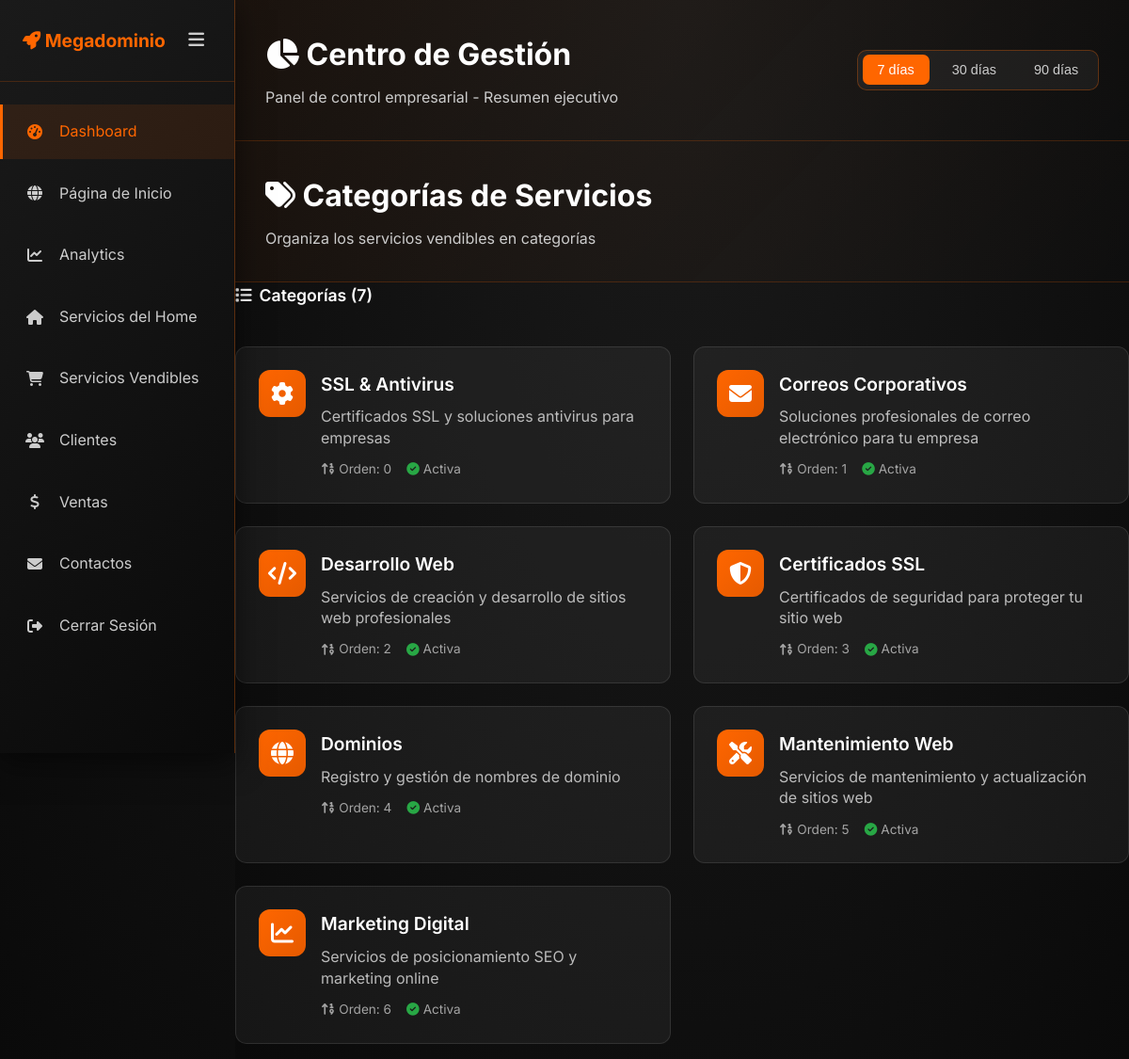
Page /panel/categorias/ (signed in) on the committed database.
### accounts/models.py (models this page shows, shortened)
class ServiceCategory(models.Model):
    name = models.CharField(max_length=100, verbose_name="Nombre")
    slug = models.SlugField(unique=True, verbose_name="Slug")
    description = models.TextField(verbose_name="Descripción")
    icon = models.CharField(max_length=50, default="fas fa-cog", verbose_name="Icono FontAwesome")
    is_active = models.BooleanField(default=True, verbose_name="Activo")
    order = models.IntegerField(default=0, verbose_name="Orden")
    class Meta:
        verbose_name = "Categoría de Servicio"
        verbose_name_plural = "Categorías de Servicios"
        ordering = ['order', 'name']

### adminpanel/views.py (the view)
# urls.py: path('categorias/', views.categorias_list, name='categorias_list'),
def categorias_list(request):
    if not request.user.is_authenticated or not request.user.is_admin():
        return redirect('/accounts/login/')
    from accounts.models import ServiceCategory
    categorias = ServiceCategory.objects.all().order_by('order')
    context = {
        'categorias': categorias,
    }
    return render(request, 'adminpanel/categorias_list.html', context)

### accounts/context_processors.py (called while the page is built)
def cart_context(request):
    cart_items_count = 0
    if request.user.is_authenticated and hasattr(request.user, 'is_client') and request.user.is_client():
        try:
            cart = Cart.objects.get(user=request.user)
            cart_items_count = cart.get_items_count()
        except Cart.DoesNotExist:
            cart_items_count = 0
    return {
        'cart_items_count': cart_items_count
    }

### accounts/models.py (called while the page is built)
    def is_admin(self):
        return self.user_type == 'admin'

    def is_client(self):
        return self.user_type == 'client'

### adminpanel/templates/adminpanel/categorias_list.html (shortened to what this page needs)
{% extends 'adminpanel/dashboard.html' %}
{% load static %}
{% block content %}
<header class="page-header">
    <div>
        <h1><i class="fas fa-tags"></i> Categorías de Servicios</h1>
        <p>Organiza los servicios vendibles en categorías</p>
    </div>
</header>
<div class="card">
            <div class="card-header">
                <h3><i class="fas fa-list"></i> Categorías ({{ categorias.count }})</h3>
            </div>
            <div class="card-body">
                {% if categorias %}
                    <div class="categories-grid">
                        {% for categoria in categorias %}
                            <div class="category-card">
                                <div class="category-header">
                                    <div class="category-icon">
                                        <i class="{{ categoria.icon }}"></i>
                                    </div>
                                    <div class="category-info">
                                        <h4>{{ categoria.name }}</h4>
                                        <p>{{ categoria.description|truncatechars:80 }}</p>
                                        <div class="category-meta">
                                            <span class="meta-item">
                                                <i class="fas fa-sort-numeric-up"></i> Orden: {{ categoria.order }}
                                            </span>
                                            <span class="meta-item">
                                                {% if categoria.is_active %}
                                                    <i class="fas fa-check-circle text-success"></i> Activa
                                                {% else %}
                                                    <i class="fas fa-times-circle text-muted"></i> Inactiva
                                                {% endif %}
                                            </span>
                                        </div>
                                    </div>
                                </div>
                            </div>
                        {% endfor %}
                    </div>
                {% endif %}
            </div>
        </div>
    </main>
{% endblock %}

### static/css/admin-panel.css (style rules this page uses)
* { margin: 0; padding: 0; box-sizing: border-box; }
:root { --primary-color: #ff6600; --primary-light: #ff8533; --primary-dark: #e55a00; --background-dark: #0a0a0a; --background-secondary: #1a1a1a; --background-card: #1e1e1e; --glass-bg: rgba(255, 255, 255, 0.05); --glass-border: rgba(255, 102, 0, 0.3); --text-primary: #ffffff; --text-secondary: #cccccc; --text-muted: #999999; --success-color: #28a745; --danger-color: #dc3545; --warning-color: #ffc107; --info-color: #17a2b8; --purple-color: #6f42c1; --blue-color: #007bff; --green-color: #28a745; --shadow-dark: 0 10px 30px rgba(0, 0, 0, 0.5); --shadow-light: 0 5px 15px rgba(255, 102, 0, 0.2); }
.admin-dashboard { background: radial-gradient(ellipse at top, #1a1a1a 0%, #0a0a0a 100%); min-height: 100vh; font-family: 'Inter', -apple-system, BlinkMacSystemFont, 'Segoe UI', sans-serif; color: var(--text-primary); line-height: 1.6; }
.page-header { display: flex; justify-content: space-between; align-items: center; padding: 2rem; border-bottom: 1px solid rgba(255, 102, 0, 0.2); background: linear-gradient(135deg, rgba(255, 102, 0, 0.05) 0%, transparent 100%); }
.page-header h1 { color: #ffffff; margin: 0 0 0.5rem 0; font-size: 2rem; }
.page-header p { color: #cccccc; margin: 0; font-size: 1rem; }

### adminpanel/templates/adminpanel/categorias_list.html (style rules this page uses)
.categories-grid { display: grid; grid-template-columns: repeat(auto-fill, minmax(350px, 1fr)); gap: 1.5rem; padding: 1rem 0; }
.category-card { background: rgba(255, 255, 255, 0.05); border: 1px solid rgba(255, 255, 255, 0.1); border-radius: 12px; padding: 1.5rem; transition: all 0.3s ease; }
.category-header { display: flex; align-items: flex-start; gap: 1rem; }
.category-icon { width: 50px; height: 50px; background: linear-gradient(135deg, #ff6600, #e55a00); border-radius: 12px; display: flex; align-items: center; justify-content: center; font-size: 1.5rem; color: white; flex-shrink: 0; }
.category-info h4 { color: #fff; margin: 0 0 0.5rem 0; font-size: 1.2rem; font-weight: 600; }
.category-info p { color: rgba(255, 255, 255, 0.7); margin: 0 0 0.75rem 0; line-height: 1.4; }
.category-meta { display: flex; gap: 1rem; flex-wrap: wrap; }
.meta-item { color: rgba(255, 255, 255, 0.6); font-size: 0.85rem; display: flex; align-items: center; gap: 0.25rem; }
.text-success { color: #28a745 !important; }

### adminpanel/templates/adminpanel/dashboard.html (style rules this page uses)
.card-header { display: flex; justify-content: space-between; align-items: center; margin-bottom: 1.5rem; }
.card-header h3 { font-size: 1.1rem; font-weight: 600; color: var(--text-primary); display: flex; align-items: center; gap: 0.5rem; margin: 0; }

### rows in the picture
ServiceCategory: name "SSL & Antivirus", description "Certificados SSL y soluciones antivirus para empresas", order "0", is_active True (drawn)
ServiceCategory: name "Correos Corporativos", description "Soluciones profesionales de correo electrónico para tu empresa", order "1", is_active True (drawn)
ServiceCategory: name "Desarrollo Web", description "Servicios de creación y desarrollo de sitios web profesionales", order "2", is_active True (drawn)
ServiceCategory: name "Certificados SSL", description "Certificados de seguridad para proteger tu sitio web", order "3", is_active True (drawn)
ServiceCategory: name "Dominios", description "Registro y gestión de nombres de dominio", order "4", is_active True (drawn)
ServiceCategory: name "Mantenimiento Web", description "Servicios de mantenimiento y actualización de sitios web", order "5", is_active True (drawn)
ServiceCategory: name "Marketing Digital", description "Servicios de posicionamiento SEO y marketing online", order "6", is_active True (drawn)

### other values in the picture
{{ categorias.count }} "7"
